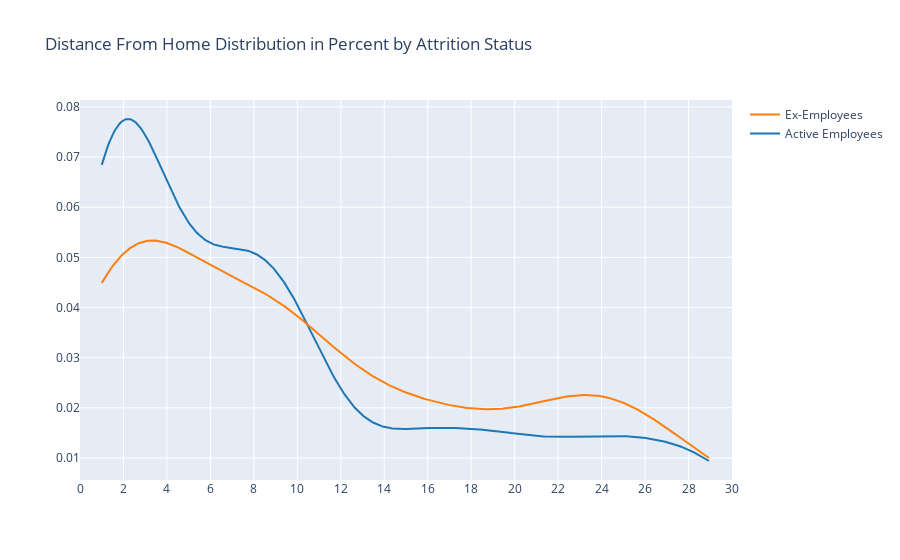

This figure's notebook cell:
### Code cell
import pandas as pd
import plotly.figure_factory as ff
import plotly.offline as pyo

# Initialize offline mode
pyo.init_notebook_mode(connected=True)

# Add histogram data
x1 = df_HR.loc[df_HR['Attrition'] == 'No', 'DistanceFromHome']
x2 = df_HR.loc[df_HR['Attrition'] == 'Yes', 'DistanceFromHome']

# Group data together
hist_data = [x1, x2]
group_labels = ['Active Employees', 'Ex-Employees']

# Create distplot with custom bin_size
fig = ff.create_distplot(hist_data, group_labels, curve_type='kde', show_hist=False, show_rug=False)

# Add title
fig.update_layout(title='Distance From Home Distribution in Percent by Attrition Status')
fig.update_xaxes(range=[0, 30], dtick=2)

# Plot
pyo.iplot(fig)

### Figure 1 — Plotly figure (JSON) as saved in the notebook; plotly's stock layout.template omitted (floating-point values rounded to 4 significant figures; data arrays with more than 128 entries replaced by an {"elided": "..."} marker saying what was removed)
{"data": [{"legendgroup": "Active Employees", "marker": {"color": "rgb(31, 119, 180)"}, "mode": "lines", "name": "Active Employees", "showlegend": true, "type": "scatter", "x": {"elided": "500 float values"}, "xaxis": "x", "y": {"elided": "500 float values"}, "yaxis": "y"}, {"legendgroup": "Ex-Employees", "marker": {"color": "rgb(255, 127, 14)"}, "mode": "lines", "name": "Ex-Employees", "showlegend": true, "type": "scatter", "x": {"elided": "500 float values"}, "xaxis": "x", "y": {"elided": "500 float values"}, "yaxis": "y"}], "layout": {"barmode": "overlay", "hovermode": "closest", "legend": {"traceorder": "reversed"}, "title": {"text": "Distance From Home Distribution in Percent by Attrition Status"}, "xaxis": {"anchor": "y2", "domain": [0, 1], "dtick": 2, "range": [0, 30], "zeroline": false}, "yaxis": {"anchor": "free", "domain": [0, 1], "position": 0}}}
